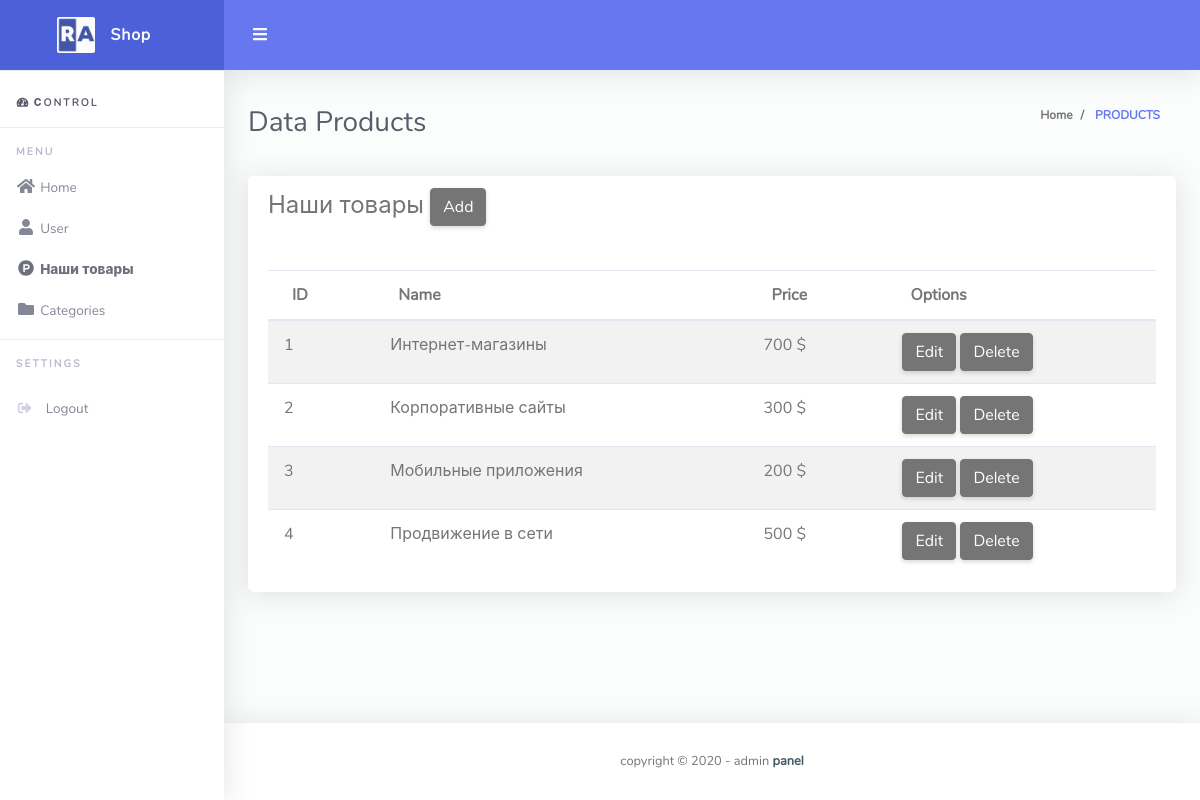
/admin/products.php, run on the app's committed database.
### tables this page shows
CREATE TABLE `categories` (
  `id` int(11) NOT NULL,
  `title` varchar(255) NOT NULL,
  `description` text NOT NULL,
  `kit_html` text NOT NULL,
  `other_html` text DEFAULT NULL,
  `cost` int(11) DEFAULT NULL,
  `img` longblob DEFAULT NULL
);

### admin/products_table.php (the view, shortened to what this page needs)
<thead>
    <th>ID</th>
    <th>Name</th>
    <th>Price</th>
    <th>Options</th>
</thead>
<tbody>
<?php
    $sql = "SELECT * FROM categories";
    $result = $connect->query($sql);
    while ($row = mysqli_fetch_assoc($result)) {
    ?>
    <tr >
        <td><?php echo $row['id']; ?></td>
        <td><?php echo $row['title']; ?></td>
        <td><?php echo $row['cost']; ?> $</td>
        <td>
            <a class="btn-group" role="group" aria-label="Basic example">
                <a href="options/products/edit_products.php?id=<?php echo $row['id']; ?>"  class="btn btn-secondary">Edit</a>
                <div data-link="options/products/delete_product.php?id=<?php echo $row['id']; ?>"  class="btn btn-secondary" onclick="delete_product(this)">Delete</div>
            </div>
    <?php
    }
    ?>

### admin/products.php (shortened to what this page needs)
<?php
include $_SERVER['DOCUMENT_ROOT'] . "/configs/db.php";
$page = "products"
?>
<!DOCTYPE html>
<html lang="en">
<head>
    <?php include $_SERVER['DOCUMENT_ROOT'] . "/admin/parts/head.php" ?>
</head>
<body id="page-top">
<div id="wrapper">
    <?php
    include $_SERVER['DOCUMENT_ROOT'] . "/admin/parts/nav.php"
    ?>
    <div id="content-wrapper" class="d-flex flex-column">
        <div id="content">
            <nav class="navbar navbar-expand navbar-light bg-navbar topbar mb-4 static-top">
                <button id="sidebarToggleTop" class="btn btn-link rounded-circle mr-3">
                    <i class="fa fa-bars"></i>
                </button>
            </nav>
            <div class="container-fluid" id="container-wrapper">
                        <?php
                        include $_SERVER['DOCUMENT_ROOT'] . "/admin/parts/breadcrumb.php"
                        ?>
                <div class="row">
                    <div class="col-md-12">
                        <div class="card strpied-tabled-with-hover">
                            <div class="card-header">
                                <h4 class="card-title">Наши товары
                                <a  href="http://itfive.local/admin/options/products/add_products.php" class="btn btn-secondary">Add</a>
                                </h4>
                            </div>
                            <div class="card-body table-full-width table-responsive">
                                <table class="table table-hover table-striped" id="data_table">
                                    <?php
                                    include "products_table.php";
                                    ?>
                            </div>
                        </div>
                    </div>
                </div>
        <?php include $_SERVER['DOCUMENT_ROOT'] . "/admin/parts/footer.php" ?>
</body>
</html>

### admin/parts/head.php (shortened to what this page needs)
<link href="https://cdnjs.cloudflare.com/ajax/libs/font-awesome/5.12.1/css/all.min.css" rel="stylesheet"
      type="text/css">
<link href="http://<?php echo $_SERVER['HTTP_HOST']?>/admin/assets/vendor/bootstrap/css/bootstrap.min.css" rel="stylesheet" type="text/css">
<link href="http://<?php echo $_SERVER['HTTP_HOST']?>/admin/assets/css/ruang-admin.min.css" rel="stylesheet">
<link href="http://<?php echo $_SERVER['HTTP_HOST']?>/admin/assets/vendor/datatables/dataTables.bootstrap4.min.css" rel="stylesheet">
<link href="http://<?php echo $_SERVER['HTTP_HOST']?>/admin/assets/css/main.css" rel="stylesheet">

### admin/parts/nav.php
<ul class="navbar-nav sidebar sidebar-light accordion" id="accordionSidebar">
    <a class="sidebar-brand d-flex align-items-center justify-content-center" href="/admin">
        <div class="sidebar-brand-icon">
            <img src="http://<?php echo $_SERVER['HTTP_HOST']?>/admin/assets/img/logo/logo2.png">
        </div>
        <div class="sidebar-brand-text mx-3">Shop</div>
    </a>
    <hr class="sidebar-divider my-0">
    <div class="sidebar-heading mt-4 text-dark">
        <i class="fas fa-fw fa-tachometer-alt"></i>
        <span>Сontrol</span>
    </div>
    <hr class="sidebar-divider">
    <div class="sidebar-heading">
        Menu
    </div>
    <li class="nav-item <?php if ($page == "home"){echo 'active';}?>">
        <a class="nav-link" href="/admin">
            <i class="fas fa-fw fa-home"></i>
            <span>Home</span>
        </a>
    </li>
    <li class="nav-item <?php if ($page == 'users'){echo 'active';}?>">
        <a class="nav-link" href="users.php">
            <i class="fas fa-fw fa-user"></i>
            <span>User</span>
        </a>
    </li>
    <li class="nav-item <?php if ($page == 'products'){echo 'active';}?>">
        <a class="nav-link collapsed" href="http://<?php echo $_SERVER['HTTP_HOST']?>/admin/products.php">
            <i class="fab fa-fw fa-product-hunt"></i>
            <span>Наши товары</span>
        </a>
    </li>
    <li class="nav-item <?php if ($page == 'categories'){echo 'active';}?>">
        <a class="nav-link" href="categories.php">
            <i class="fas fa-fw fa-folder"></i>
            <span>Categories</span>
        </a>
    </li>
    <hr class="sidebar-divider">
    <div class="sidebar-heading">
        Settings
    </div>
    <li class="nav-item mt-2">
        <a class="nav-link" href="login.html">
            <i class="fas fa-sign-out-alt fa-sm fa-fw mr-2 text-gray-400"></i>
            <span>Logout</span>
        </a>
    </li>
</ul>

### admin/parts/breadcrumb.php
<?php
if ($page == "products" || $page == "edit" || $page == "delete" || $page == "users" || $page == "categories") {
    ?>
    <div class="d-sm-flex align-items-center justify-content-between mb-4">
        <h1 class="h3 mb-0 text-gray-800 text-capitalize">Data <?php echo $page ?></h1>
        <ol class="breadcrumb">
            <li class="breadcrumb-item"><a class="text-muted" href="/admin/">Home</a></li>
            <li class="breadcrumb-item active text-uppercase" aria-current="page"><a href="<?php echo $page ?>.php"> <?php echo $page ?></a></li>
        </ol>
    </div>
    <?php
}
?>

### admin/parts/footer.php
<footer class="sticky-footer bg-white">
    <div class="container my-auto">
        <div class="copyright text-center my-auto">
            <span>copyright &copy; <?php echo(date(" Y ")); ?> - admin
              <b><a href="/admin" target="_blank">panel</a></b>
            </span>
        </div>
    </div>
</footer>

### admin/assets/css/main.css (style rules this page uses)
.card .table td { padding-right: 1rem; padding-left: 1rem; }

### data on the page
categories: id "1", title "Интернет-магазины", cost "700"
categories: id "2", title "Корпоративные сайты", cost "300"
categories: id "3", title "Мобильные приложения", cost "200"
categories: id "4", title "Продвижение в сети", cost "500"

### other printed values
$page "Products"
$page "PRODUCTS"
